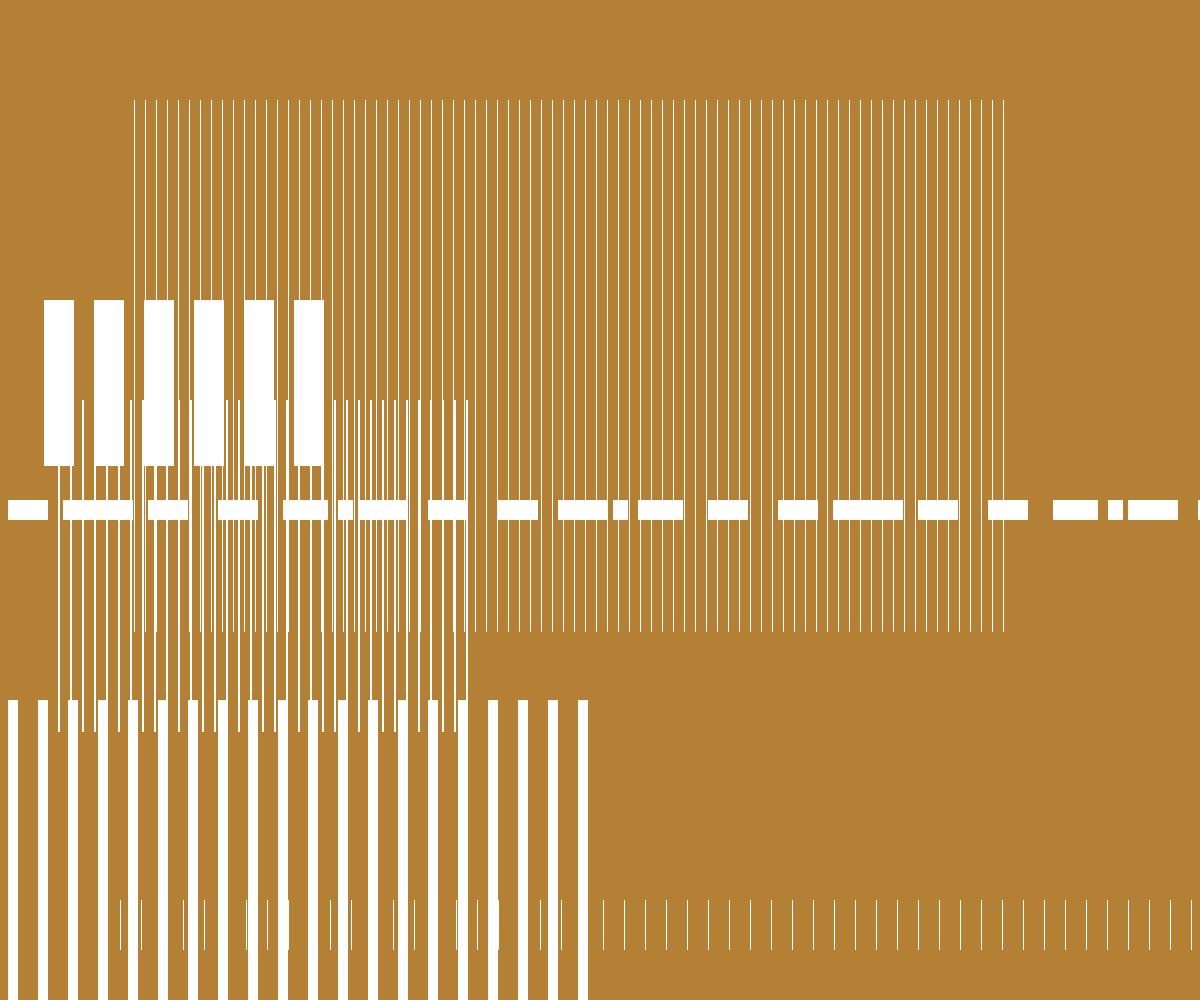
Frame 1 (no input)
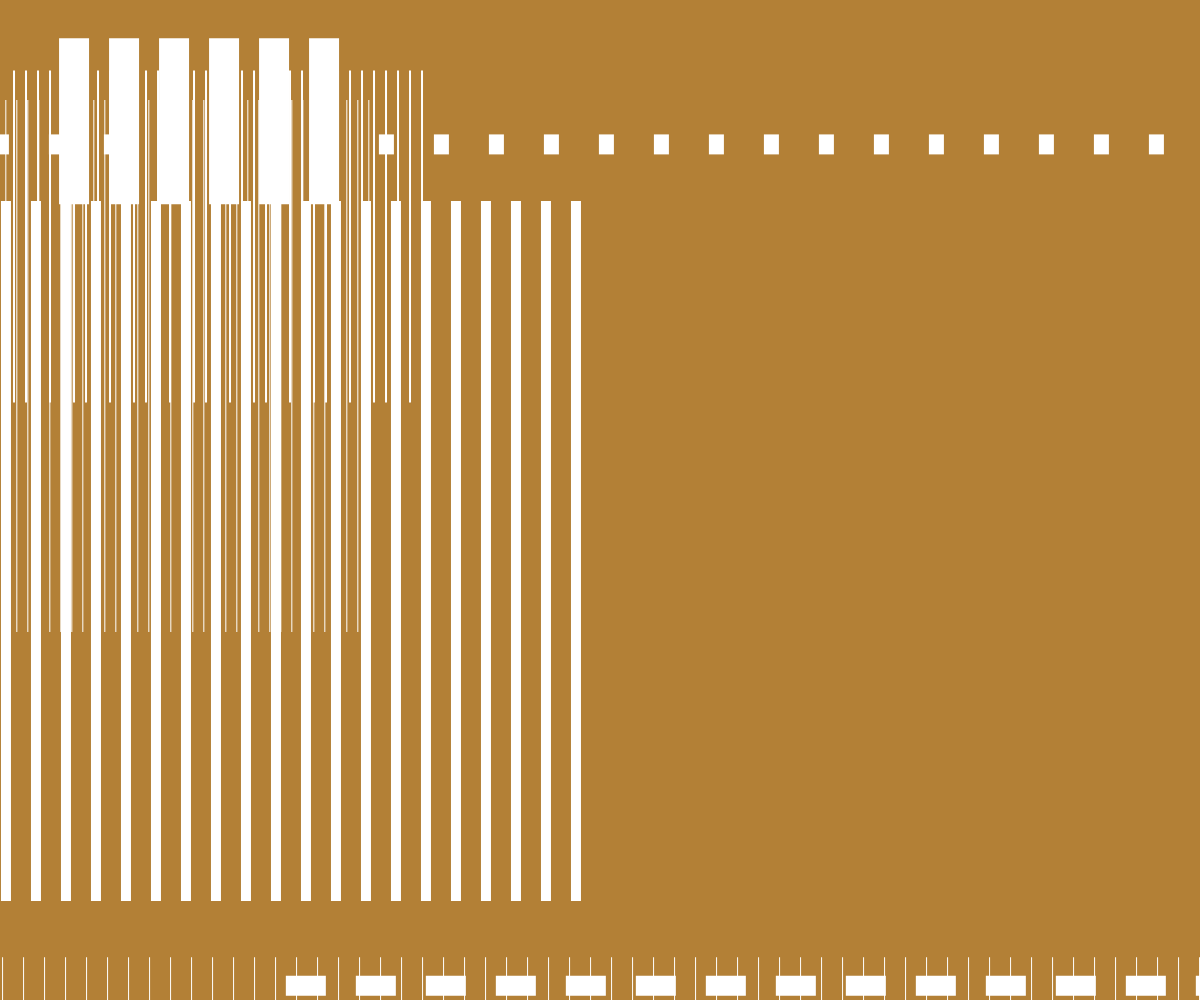
Frame 60 (no input)
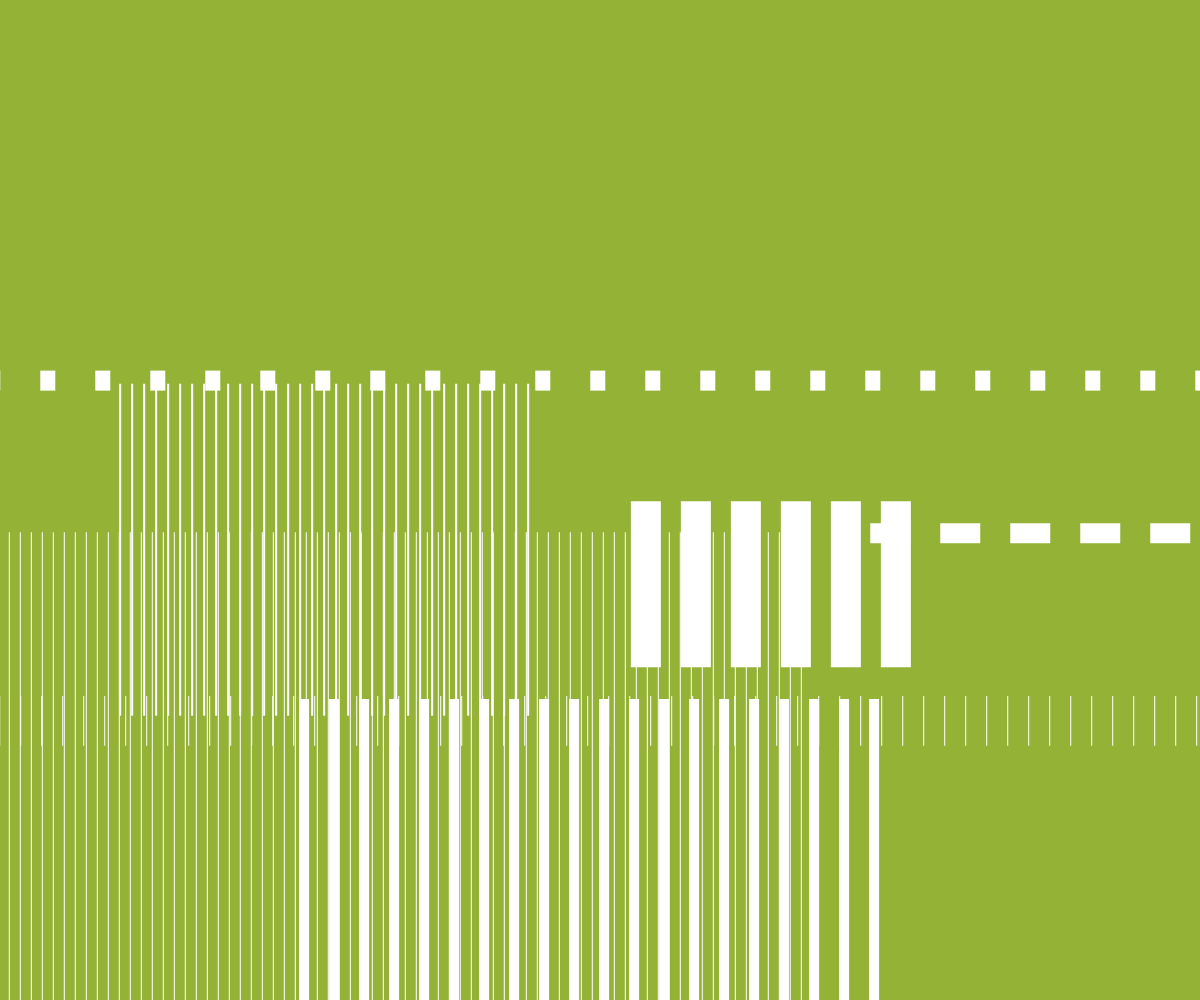
Frame 120 (the mouse pressed at the canvas centre since frame 60)

The p5.js sketch that drew these frames (run headless with seeded random() and noise() and a simulated clock; from frame 60 on, the mouse is pressed at the canvas centre):

// p5.js sketch
// ── sketch.js
var r1, r2, r3, r4, r5, r6, r7;
var hueVal;
var bars;
 
function setup() {
  createCanvas(windowWidth, windowHeight);




  colorMode(HSB, 360, 100, 100);
hueVal = random(50);
  noStroke();
  r1 = new MRect(1, 134.0, 0.532, 0.1*height, 10.0, 80.0);
  r2 = new MRect(30, 44.0, 0.166, 0.3*height, 20.0, 6.0);
  r3 = new MRect(2, 58.0, 0.332, 0.4*height, 10.0, 35.0);
  r4 = new MRect(1, 120.0, 0.0498, 0.9*height, 20.0, 100.0);
  r5 = new MRect(10, 8.0, 0.7, 0.7*height, 20.0, 20.0);
  r6 = new MRect(40, 8.0, 0.02, 0.5*height, 30.0, 50.0);
  r7 = new MRect(15, 8.0, 0.02, 0.5*height, 40.0, 70.0);

}
 
function mousePressed() {
hueVal = random(360);
} 
 
function draw() {
background(hueVal, 70, 70);

  
  r1.display();
  r2.display();
  r3.display();
  r4.display();
  r5.display();
  r6.display();
  r7.display();
 
  r1.move(mouseX-(width/2), mouseY+(height*0.1), 30);
  r2.move((mouseX+(width*0.05))%width, mouseY+(height*0.025), 20);
  r3.move(mouseX/4, mouseY-(height*0.025), 40);
  r4.move(mouseX-(width/2), (height-mouseY), 70);
  r5.move(mouseX/2, mouseY+(height*0.2), 10);
  r6.move(mouseX+(width/4), (height-mouseY), 20);
  r7.move(mouseX-(width*0.8), mouseY-(height*0.025), 50);
}
 
function MRect(iw, ixp, ih, iyp, id, it) {
  this.w = iw; // single bar width
  this.xpos = ixp; // rect xposition
  this.h = ih; // rect height
  this.ypos = iyp; // rect yposition
  this.d = id; // single bar distance
  this.t = it; // number of bars

  this.move = function(posX, posY, damping) {
  var dif = this.ypos - posY;
   if (abs(dif) > 1) {
 this.ypos -= dif/damping;
}
 dif = this.xpos - posX;
  if (abs(dif) > 1) {
 this.xpos -= dif/damping;
}
  }

  this.display = function() {
  for (var i=0; i<this.t; i++) {
  rect(this.xpos+(i*(this.d+this.w)), 
  this.ypos, this.w, height*this.h);
 }
  }
}
